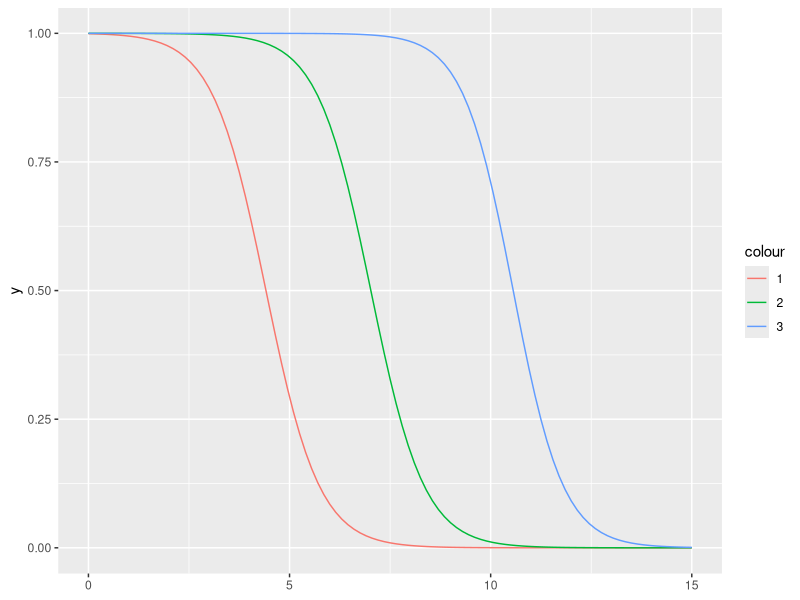
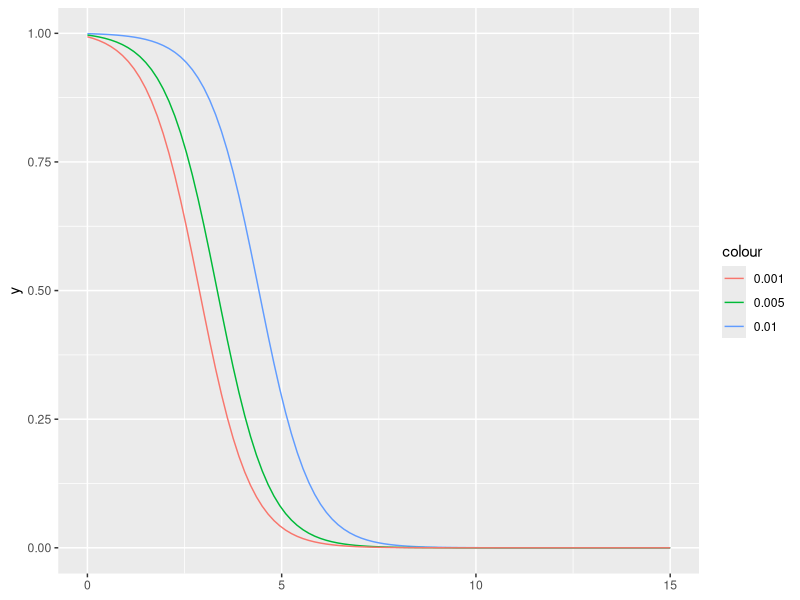
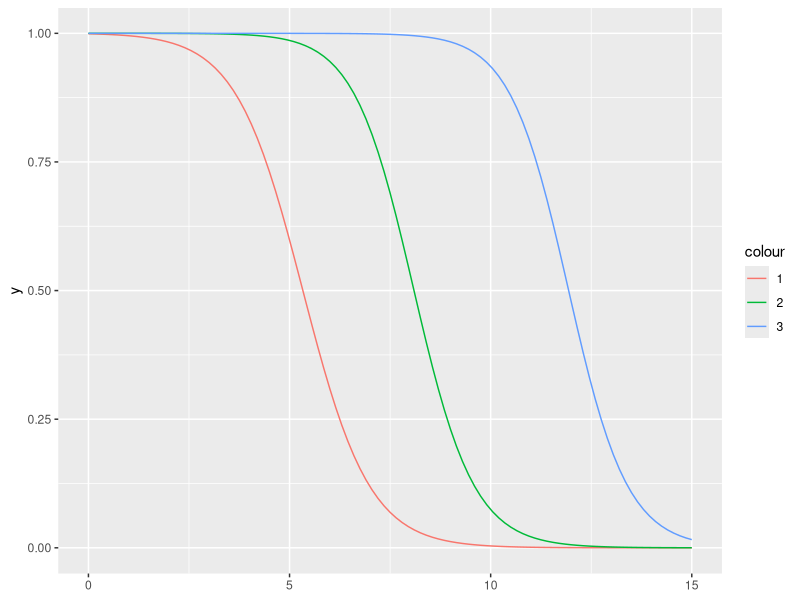
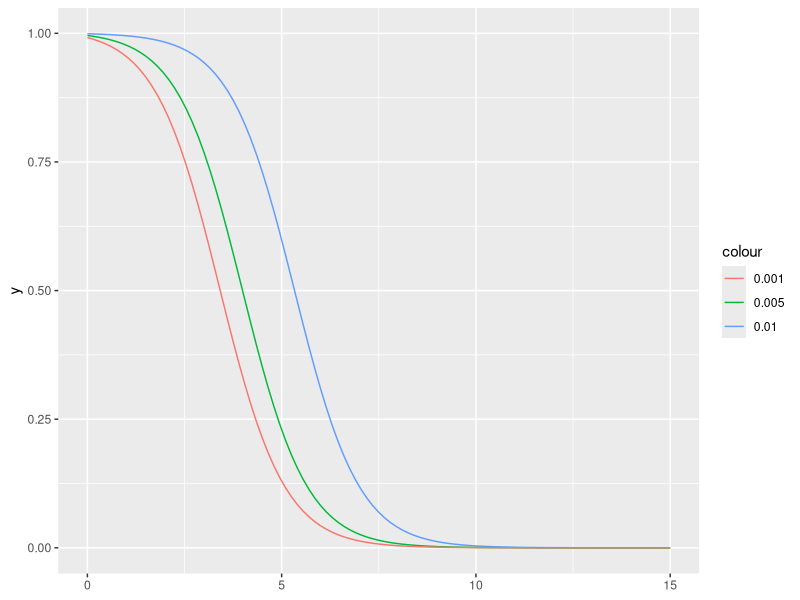
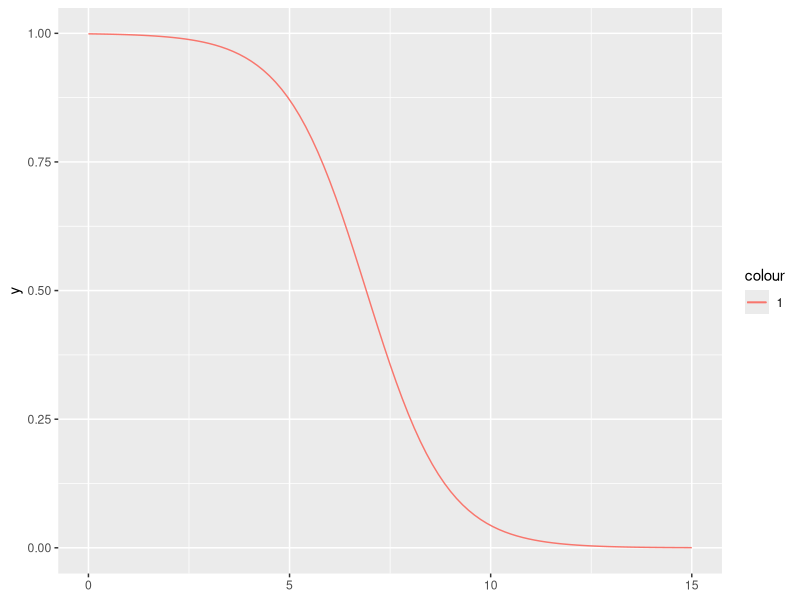
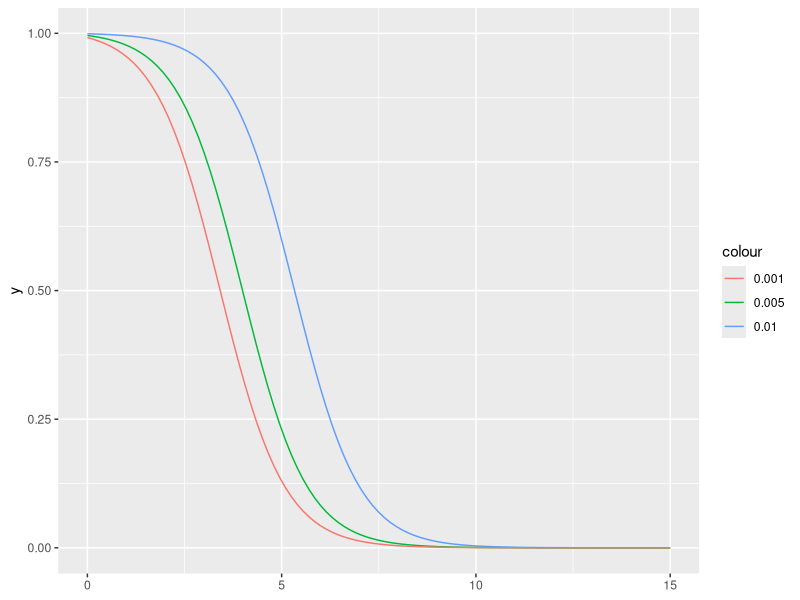
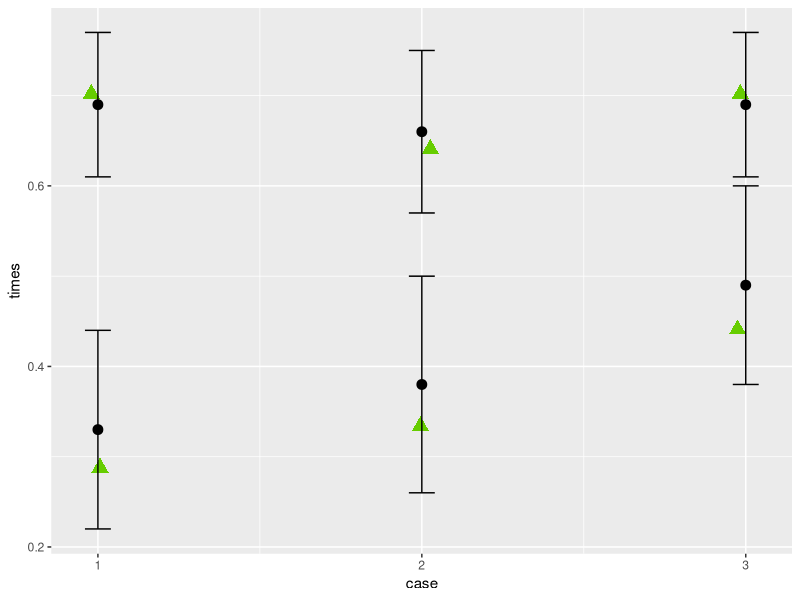
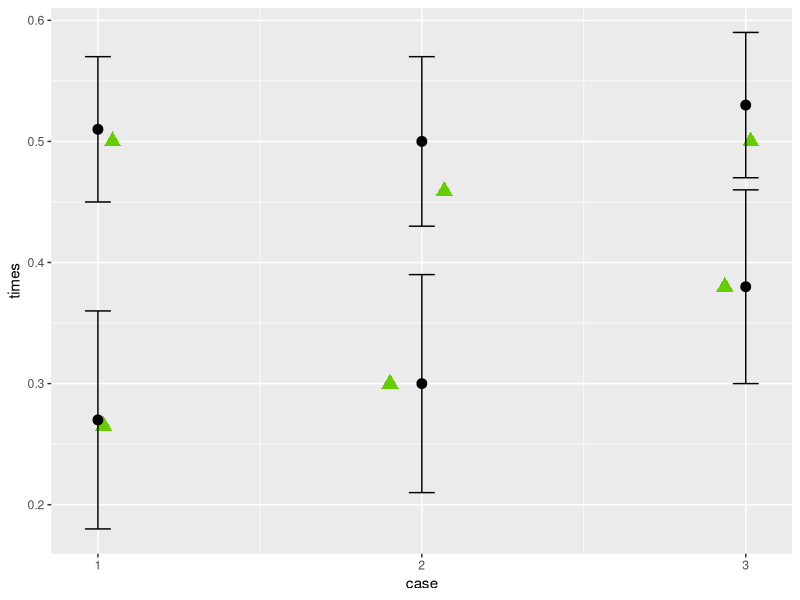

Write R code to recreate these figures, in order. (Note: this script raises an error after producing the figures.)
library(ggplot2)
library(RColorBrewer)
library(tidyverse)
library(patchwork)

# CUMULATIVE DISTRIBUTION

gk <- function(t,k,l) {
  return(t^k*exp(l*t)/l + (-1)^k*factorial(k)/l^(k+1)*(exp(l*t)-1))
}

# Case 1
c1odd <- function(t,k,om,op,lm,lp) {
  return(op*(om*op/(lm-lp))^k*gk(t,k,lm)/factorial(k))
}
c1even <- function(t,k,om,op,lm,lp) {
  return((om*op/(lm-lp))^k*gk(t,k-1,lm)/factorial(k-1))
}

cdf1 <- function(t,n,om,op,lm,lp) {
  if(n %% 2 != 0) {
    k = (n-1)/2
    return(1.0/(c1odd(t,k,om,op,lm,lp)+1.0))
  }
  else if(n %% 2 == 0) {
    k = n/2
    return(1.0/(c1even(t,k,om,op,lm,lp)+1.0))
  }
}

ggplot() +
  geom_function(fun = cdf1, args = list(n=1,om=0.01,op=0.001,lm=1.5,lp=1.0), aes(color = "1")) +
  geom_function(fun = cdf1, args = list(n=2,om=0.01,op=0.001,lm=1.5,lp=1.0), aes(color = "2")) +
  geom_function(fun = cdf1, args = list(n=3,om=0.01,op=0.001,lm=1.5,lp=1.0), aes(color = "3")) +
  xlim(0,15) + ylim(0,1)

ggplot() +
  geom_function(fun = cdf1, args = list(n=1,om=0.01,op=0.001,lm=1.5,lp=1.0), aes(color = "0.01")) +
  geom_function(fun = cdf1, args = list(n=1,om=0.005,op=0.005,lm=1.5,lp=1.0), aes(color = "0.005")) +
  geom_function(fun = cdf1, args = list(n=1,om=0.001,op=0.01,lm=1.5,lp=1.0), aes(color = "0.001")) +
  xlim(0,15) + ylim(0,1)

# Case 2
c2odd <- function(t,k,om,op,l) {
  return(op*(om*op)^k*gk(t,2*k,l)/factorial(2*k))
}
c2even <- function(t,k,om,op,l) {
  return((om*op)^k*gk(t,2*k-1,l)/factorial(2*k-1))
}

cdf2 <- function(t,n,om,op,l) {
  if(n %% 2 != 0) {
    k = (n-1)/2
    return(1.0/(c2odd(t,k,om,op,l)+1.0))
  }
  else if(n %% 2 == 0) {
    k = n/2
    return(1.0/(c2even(t,k,om,op,l)+1.0))
  }
}

ggplot() +
  geom_function(fun = cdf2, args = list(n=1,om=0.01,op=0.001,l=1.2), aes(color = "1")) +
  geom_function(fun = cdf2, args = list(n=2,om=0.01,op=0.001,l=1.2), aes(color = "2")) +
  geom_function(fun = cdf2, args = list(n=3,om=0.01,op=0.001,l=1.2), aes(color = "3")) +
  xlim(0,15) + ylim(0,1)

ggplot() +
  geom_function(fun = cdf2, args = list(n=1,om=0.01,op=0.001,l=1.2), aes(color = "0.01")) +
  geom_function(fun = cdf2, args = list(n=1,om=0.005,op=0.005,l=1.2), aes(color = "0.005")) +
  geom_function(fun = cdf2, args = list(n=1,om=0.001,op=0.01,l=1.2), aes(color = "0.001")) +
  xlim(0,15) + ylim(0,1)

# Case 3
ak_tilde <- function(t,k,om,op,lm,lp) {
  return((om*op/(lp-lm))^k/(op*factorial(k-1))*gk(t,k-1,lp))
}
hat_lerch <- function(x,lm,lp){
  return(lerch(x, s = 1, v = 1-lm/lp))
}

c3init <- function(t,om,op,lm,lp) {
  return(op/lm*exp(lm*t))
}
c3odd <- function(t,k,om,op,lm,lp) {
  return(op^2/lp*ak_tilde(t,k,om,op,lm,lp)*hat_lerch(-op*ak_tilde(t,k,om,op,lm,lp),lm,lp))
}
c3even <- function(t,k,om,op,lm,lp) {
  return(op/lp*(lp-lm)*ak_tilde(t,k,om,op,lm,lp)*hat_lerch(-(lp-lm)*ak_tilde(t,k,om,op,lm,lp),lm,lp))
}

cdf3 <- function(t,n,om,op,lm,lp) {
  if(n == 1) {
    return(1.0/(c3init(t,om,op,lm,lp)+1.0))
  }
  else if(n %% 2 != 0) {
    k = (n-1)/2
    return(1.0/(c3odd(t,k,om,op,lm,lp)+1.0))
  }
  else if(n %% 2 == 0) {
    k = n/2
    return(1.0/(c3even(t,k,om,op,lm,lp)+1.0))
  }
}

ggplot() +
  geom_function(fun = cdf3, args = list(n=1,om=0.01,op=0.001,lm=1.0,lp=1.5), aes(color = "1")) +
  geom_function(fun = cdf3, args = list(n=2,om=0.01,op=0.001,lm=1.0,lp=1.5), aes(color = "2")) +
  geom_function(fun = cdf3, args = list(n=3,om=0.01,op=0.001,lm=1.0,lp=1.5), aes(color = "3")) +
  xlim(0,15) + ylim(0,1)

ggplot() +
  geom_function(fun = cdf2, args = list(n=1,om=0.01,op=0.001,l=1.2), aes(color = "0.01")) +
  geom_function(fun = cdf2, args = list(n=1,om=0.005,op=0.005,l=1.2), aes(color = "0.005")) +
  geom_function(fun = cdf2, args = list(n=1,om=0.001,op=0.01,l=1.2), aes(color = "0.001")) +
  xlim(0,15) + ylim(0,1)

###########################################################################
df1_theory <- data.frame(case = c(1,1,2,2,3,3),times = c(0.288,0.702,0.334,0.641,0.441,0.702))
df1_sim <- data.frame(case = c(1,1,2,2,3,3), times = c(0.33,0.69,0.38,0.66,0.49,0.69), errors = c(0.11,0.08,0.12,0.09,0.11,0.08))

plot1 <- ggplot() +
  geom_jitter(data=df1_theory, aes(x=case,y=times,color="thoery"),size=4, shape = 17, height = 0, width = 0.03) + 
  geom_point(data=df1_sim, aes(x=case,y=times,color="simulation"),size=3) +
  geom_errorbar(data=df1_sim, aes(x=case, ymin=times-errors, ymax=times+errors),width=.08,color="black") +
  scale_x_continuous(breaks = c(1,2,3)) +
  scale_color_manual(values=c("black","chartreuse3")) +
  labs(col=NULL) +
  guides(colour = guide_legend(override.aes = list(shape = c(16,17)))) +
  theme(legend.position = "none")
plot1

df2_theory <- data.frame(case = c(1,1,2,2,3,3),times = c(0.265,0.500,0.300,0.459,0.380,0.500))
df2_sim <- data.frame(case = c(1,1,2,2,3,3), times = c(0.27,0.51,0.30,0.50,0.38,0.53), errors = c(0.09,0.06,0.09,0.07,0.08,0.06))

plot2 <- ggplot() +
  geom_jitter(data=df2_theory, aes(x=case,y=times),size=4, shape = 17,color="chartreuse3",height = 0, width = 0.1) + 
  geom_point(data=df2_sim, aes(x=case,y=times),size=3) +
  geom_errorbar(data=df2_sim, aes(x=case, ymin=times-errors, ymax=times+errors),width=.08,color="black") +
  scale_x_continuous(breaks = c(1,2,3)) 
plot2

df3_theory <- data.frame(case = c(1,1,2,2,3,3),times = c(0.462,0.762,0.530,0.750,0.691,0.876))
df3_sim <- data.frame(case = c(1,1,2,2,3,3), times = c(0.46,0.74,0.53,0.72,0.68,0.83), errors = c(0.14,0.11,0.15,0.12,0.16,0.13))

plot3 <- ggplot() +
  geom_jitter(data=df3_theory, aes(x=case,y=times),size=4, shape = 17,color="chartreuse3",height = 0, width = 0.1) + 
  geom_point(data=df3_sim, aes(x=case,y=times),size=3) +
  geom_errorbar(data=df3_sim, aes(x=case, ymin=times-errors, ymax=times+errors),width=.08,color="black") +
  scale_x_continuous(breaks = c(1,2,3)) 
plot3
plot1 + plot2 + plot3

ggsave("./imgs/switching_times/jitter.png",dpi=600)

# cumulative distribution plot
omega_m = 0.01
omega_p = 0.1
s <- 1; v <- 0.5
x <- seq(-1.1, 1.1, length = 201)

x_list = lapply(seq(0, 1.8, length = 100), function(t){
  return(-omega_m*2*exp(20*t)/20)
})
t_list = seq(0, 1.8, length = 100)
x_num <- as.numeric(unlist(x_list))

plot(t_list, lerch(x_num, s = s, v = v), type = "l", col = "blue",
     las = 1, main = paste0("lerch(x, s = ", s,", v = ", v, ")"))
# abline(v = 0, h = 1, lty = "dashed", col = "gray")

C2 <- function(t) {
  lerchphi = lerch(-omega_m*2*exp(20*t)/20, s = 1, v = 0.5)
  return(omega_p*omega_m/400*2*exp(20*t)*lerchphi)
}
C2(0.1)
C2(0.5)
plot(t_list, time_cumulative3(t_list), type = "l", col = "blue",
     las = 1, main = paste0("P(T2)>t"), xlab="t", ylab="C2")

lerch(-omega_m*2*exp(20*0.5)/20, s = 1, v = 0.5, tolerance = 1.0e-10, iter = 1000)
